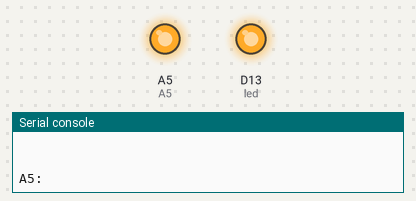
A program run on a simulated CircuitPython board. Shown: output pins drawn as LEDs (lit = HIGH), the last lines printed to the serial console. Pins used as bus, display or sensor lines are not drawn.

Above: at 0.6 s.
At 3.1 s:
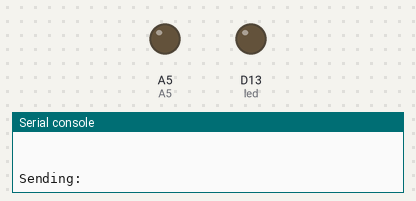
At 5.5 s:
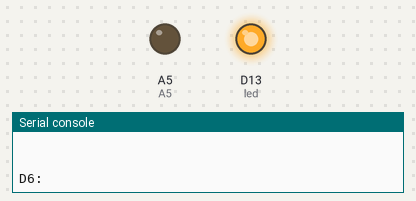
Timing chart, 0 to 8.3 s (numbered marks = the images above):
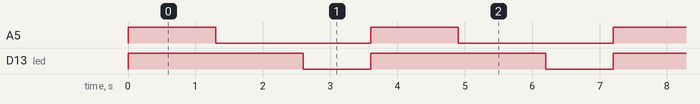

The program:

mos_good.py
```python
import board
import busio
import digitalio
import time


led = digitalio.DigitalInOut(board.D13)
led.direction = digitalio.Direction.OUTPUT

D6=digitalio.DigitalInOut(board.D6)
D6.direction=digitalio.Direction.OUTPUT
A5=digitalio.DigitalInOut(board.A5)
A5.direction=digitalio.Direction.OUTPUT

D6.value=False
A5.value=False

uart = busio.UART(board.TX, board.RX, baudrate=1200)


while True:


    send_str=""

    print("\n\nA5:")
    A5.value=True
    led.value=True
    time.sleep(.3)
    data = uart.read(32)  # read up to 32 bytes
    print(data)  # this is a bytearray type

    if data is not None:
        led.value = False
        time.sleep(.1)
        led.value=True
        data_string=''.join([chr(b) for b in data])
        raw_string=data_string.split(' ')
        p0=''.join(ch for ch in raw_string[0] if ch.isdigit())
        p1=''.join(ch for ch in raw_string[1] if ch.isdigit())
        p2=''.join(ch for ch in raw_string[2] if ch.isdigit())

        print(p0,p1,p2)
        this_str=p0+","+p1+","+p2
        send_str=send_str+this_str

    A5.value=False
    led.value=False

    print("\n\nD6:")
    D6.value=True
    led.value=True
    time.sleep(.3)
    data = uart.read(32)  # read up to 32 bytes
    print(data)  # this is a bytearray type

    if data is not None:
        led.value = False
        time.sleep(.1)
        led.value=True
        data_string=''.join([chr(b) for b in data])
        raw_string=data_string.split(' ')
        p0=''.join(ch for ch in raw_string[0] if ch.isdigit())
        p1=''.join(ch for ch in raw_string[1] if ch.isdigit())
        p2=''.join(ch for ch in raw_string[2] if ch.isdigit())

        print(p0,p1,p2)
        this_str=p0+","+p1+","+p2
        send_str=send_str+this_str

    D6.value=False
    led.value=False

    # get temp data here, and add to send_str

    # send temp data

    print("\n\nSending:"+send_str)

    time.sleep(1)
```

Measured:
- by itself, A5: alternates HIGH for 1.3 s and LOW for 2.3 s
- by itself, D13 (led): alternates HIGH for 2.6 s and LOW for 1.0 s
- by itself, everything shown: repeats every 3.6 s, in 3 steps
